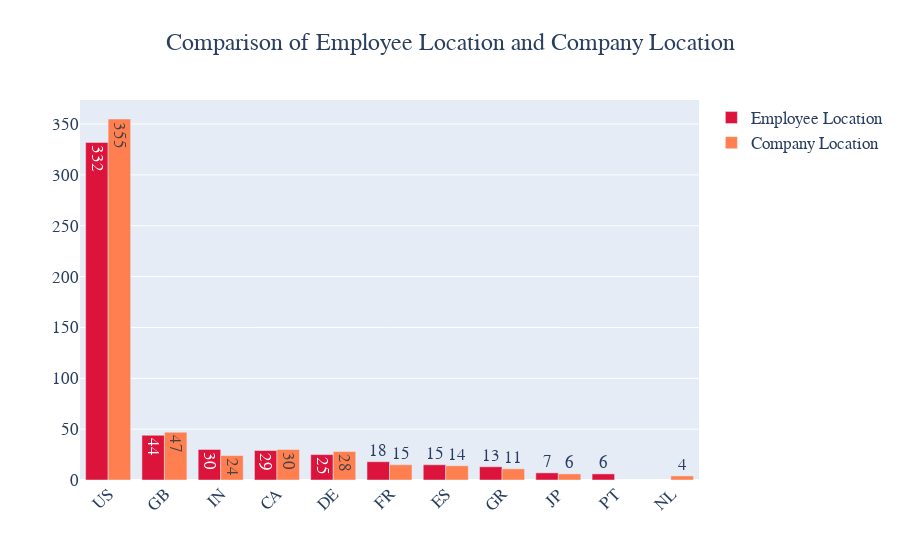

The code cell stored with this chart in its notebook:
### Markdown cell above
Most of the employees are from USA as can be seen from the chloropleth above.

### Code cell
# Comparing values of employee and company location
c_location = df['company_location'].value_counts()
top_10_company_location = c_location[:10]
fig = go.Figure(data=[
    go.Bar(name='Employee Location',
           x=loca.index, y=loca.values,
           text=loca.values,marker_color='crimson'),
    go.Bar(name='Company Location', x=top_10_company_location.index,
           y=top_10_company_location.values,text=top_10_company_location.values,marker_color='coral')
])
fig.update_layout(barmode='group', xaxis_tickangle=-45,
                  title='Comparison of Employee Location and Company Location',
                  title_x=0.5,
                  font = dict(size=17,family="Franklin Gothic"))

fig.show()

### Figure 1 — Plotly figure (JSON) as saved in the notebook; plotly's stock layout.template omitted (floating-point values rounded to 4 significant figures)
{"data": [{"marker": {"color": "crimson"}, "name": "Employee Location", "text": [332, 44, 30, 29, 25, 18, 15, 13, 7, 6], "x": ["US", "GB", "IN", "CA", "DE", "FR", "ES", "GR", "JP", "PT"], "y": [332, 44, 30, 29, 25, 18, 15, 13, 7, 6], "type": "bar"}, {"marker": {"color": "coral"}, "name": "Company Location", "text": [355, 47, 30, 28, 24, 15, 14, 11, 6, 4], "x": ["US", "GB", "CA", "DE", "IN", "FR", "ES", "GR", "JP", "NL"], "y": [355, 47, 30, 28, 24, 15, 14, 11, 6, 4], "type": "bar"}], "layout": {"xaxis": {"tickangle": -45}, "title": {"text": "Comparison of Employee Location and Company Location", "x": 0.5}, "font": {"size": 17, "family": "Franklin Gothic"}, "barmode": "group"}}
